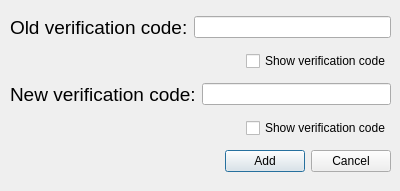
<?xml version="1.0" encoding="UTF-8"?>
<ui version="4.0">
 <class>Dialog_CVC</class>
 <widget class="QDialog" name="Dialog_CVC">
  <property name="geometry">
   <rect>
    <x>0</x>
    <y>0</y>
    <width>400</width>
    <height>191</height>
   </rect>
  </property>
  <property name="windowTitle">
   <string>Dialog</string>
  </property>
  <widget class="QWidget" name="layoutWidget">
   <property name="geometry">
    <rect>
     <x>10</x>
     <y>10</y>
     <width>381</width>
     <height>171</height>
    </rect>
   </property>
   <layout class="QVBoxLayout" name="verticalLayout">
    <item>
     <layout class="QHBoxLayout" name="horizontalLayout_2">
      <item>
       <widget class="QLabel" name="label">
        <property name="text">
         <string>&lt;html&gt;&lt;head/&gt;&lt;body&gt;&lt;p&gt;&lt;span style=&quot; font-size:14pt;&quot;&gt;Old verification code:&lt;/span&gt;&lt;/p&gt;&lt;/body&gt;&lt;/html&gt;</string>
        </property>
       </widget>
      </item>
      <item>
       <widget class="QLineEdit" name="lineEdit"/>
      </item>
     </layout>
    </item>
    <item>
     <layout class="QHBoxLayout" name="horizontalLayout_8">
      <item>
       <spacer name="horizontalSpacer_5">
        <property name="orientation">
         <enum>Qt::Horizontal</enum>
        </property>
        <property name="sizeHint" stdset="0">
         <size>
          <width>40</width>
          <height>20</height>
         </size>
        </property>
       </spacer>
      </item>
      <item>
       <widget class="QCheckBox" name="checkBox_3">
        <property name="text">
         <string>Show verification code</string>
        </property>
       </widget>
      </item>
     </layout>
    </item>
    <item>
     <layout class="QHBoxLayout" name="horizontalLayout_4">
      <item>
       <widget class="QLabel" name="label_3">
        <property name="text">
         <string>&lt;html&gt;&lt;head/&gt;&lt;body&gt;&lt;p&gt;&lt;span style=&quot; font-size:14pt;&quot;&gt;New verification code:&lt;/span&gt;&lt;/p&gt;&lt;/body&gt;&lt;/html&gt;</string>
        </property>
       </widget>
      </item>
      <item>
       <widget class="QLineEdit" name="lineEdit_3"/>
      </item>
     </layout>
    </item>
    <item>
     <layout class="QHBoxLayout" name="horizontalLayout_6">
      <item>
       <spacer name="horizontalSpacer_3">
        <property name="orientation">
         <enum>Qt::Horizontal</enum>
        </property>
        <property name="sizeHint" stdset="0">
         <size>
          <width>40</width>
          <height>20</height>
         </size>
        </property>
       </spacer>
      </item>
      <item>
       <widget class="QCheckBox" name="checkBox">
        <property name="text">
         <string>Show verification code</string>
        </property>
       </widget>
      </item>
     </layout>
    </item>
    <item>
     <layout class="QHBoxLayout" name="horizontalLayout">
      <item>
       <spacer name="horizontalSpacer">
        <property name="orientation">
         <enum>Qt::Horizontal</enum>
        </property>
        <property name="sizeHint" stdset="0">
         <size>
          <width>40</width>
          <height>20</height>
         </size>
        </property>
       </spacer>
      </item>
      <item>
       <widget class="QPushButton" name="pushButton">
        <property name="text">
         <string>Add</string>
        </property>
       </widget>
      </item>
      <item>
       <widget class="QPushButton" name="pushButton_2">
        <property name="text">
         <string>Cancel</string>
        </property>
       </widget>
      </item>
     </layout>
    </item>
   </layout>
  </widget>
 </widget>
 <resources/>
 <connections>
  <connection>
   <sender>pushButton_2</sender>
   <signal>clicked()</signal>
   <receiver>Dialog_CVC</receiver>
   <slot>close()</slot>
   <hints>
    <hint type="sourcelabel">
     <x>349</x>
     <y>167</y>
    </hint>
    <hint type="destinationlabel">
     <x>144</x>
     <y>141</y>
    </hint>
   </hints>
  </connection>
  <connection>
   <sender>pushButton</sender>
   <signal>clicked()</signal>
   <receiver>Dialog_CVC</receiver>
   <slot>close()</slot>
   <hints>
    <hint type="sourcelabel">
     <x>259</x>
     <y>169</y>
    </hint>
    <hint type="destinationlabel">
     <x>41</x>
     <y>150</y>
    </hint>
   </hints>
  </connection>
 </connections>
</ui>
